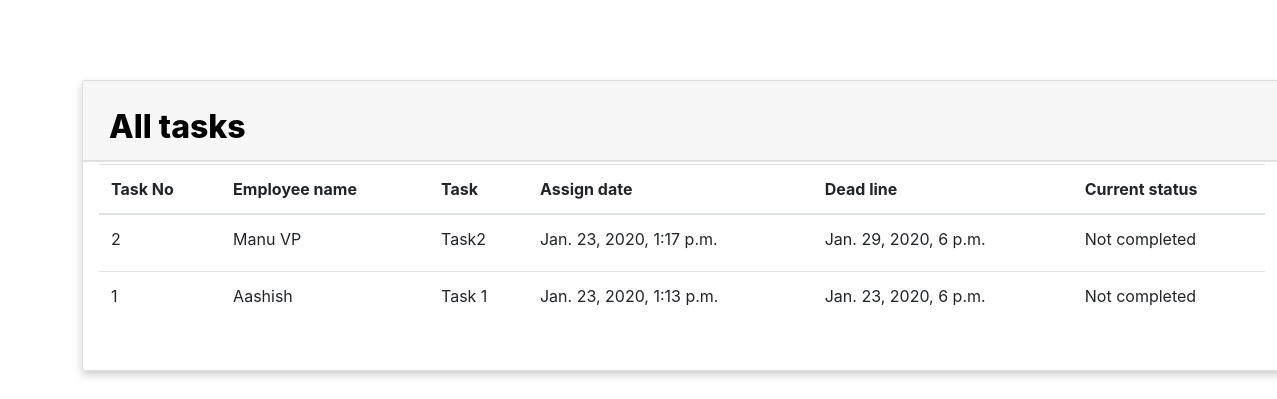
Screenshot of /alltasks/ (signed in) with the database file from the repository.
### Task_app_1/models.py (models this page shows)
class Task_data(models.Model):
    employee_name = models.CharField(max_length=50)
    task = models.CharField(max_length=500)
    deadline = models.DateTimeField()
    task_assign_time=models.DateTimeField(default=timezone.now,editable=False)
    status = models.CharField(max_length=50,default='Not completed')

### api/views.py (the view)
# urls.py: path('alltasks/', AllTasks.as_view()),
class AllTasks(APIView):
    renderer_classes = [TemplateHTMLRenderer]
    template_name = 'tasks.html'
    def get(self, request):
        queryset = Task_data.objects.raw("select * from Task_app_1_task_data order by id  desc ")
        return Response({'data': queryset})

### api/templates/tasks.html (shortened to what this page needs)
{% load static %}
{% load rest_framework %}
<!DOCTYPE html>
<html>
<head>
    <link rel="stylesheet" href="{% static 'My_tasks/bootstrap/css/bootstrap.min.css' %}">
    <link rel="stylesheet" href="{% static 'My_tasks/css/Card-1.css'%}">
    <link rel="stylesheet" href="{% static 'My_tasks/css/Card.css'%}">
    <link rel="stylesheet" href="{% static 'My_tasks/css/styles.css'%}">
</head>
<body>
    <div class="row">
        <div class="col">
            <div class="container" style="margin-top: 60px;max-width: 100%;margin-left: 47px;">
                <div class="row" style="/*text-align: center;*/">
                    <div class="col-sm-8 col-md-6 offset-sm-2 offset-md-3" style="margin-left: 50px;max-width: 100%;width: 1800px;margin: 20px;">
                        <div class="card" style="max-width: 100%;width: 1200px;">
                            <div class="card-header">
                                <div class="row">
                                    <div class="col"><label class="col-form-label" style="padding-top: 20px;padding-left: 10px;color: rgb(0,0,0);font-size: xx-large;font-weight: 800;">All tasks</label></div>
                                </div>
                            </div>
                            <div class="card-footer" style="background: white;">
                                <div class="table-responsive" style="border-top: none;">
                                    <table class="table">
                                        <thead style="border: none;">
                                            <tr style="border: none;">
                                                <th>Task No</th>
                                                <th>Employee name</th>
                                                <th>Task</th>
                                                <th>Assign date</th>
                                                <th>Dead line</th>
                                                <th>Current status</th>
                                            </tr>
                                        </thead>
                                        <tbody>
                                        {% for item in data %}
                                            <tr>
                                                <td>{{ item.id}}</td>
                                                <td>{{item.employee_name}}</td>
                                                <td>{{item.task}}</td>
                                                <td><label>{{item.task_assign_time}}</label></td>
                                                <td><label>{{item.deadline}}</label></td>
                                                <td><label>{{item.status}}</label></td>
                                            </tr>
                                        {% endfor %}
                                        </tbody>
                                    </table>
                                </div><br>
                            </div>
                        </div>
                    </div>
                </div>
            </div>
        </div>
    </div>
</body>
</html>

### Task_app_1/static/My_tasks/css/Card-1.css (style rules this page uses)
.card { box-shadow: 0 4px 8px 0 rgba(0,0,0,0.2); transition: 0.3s; min-height: 150px; max-width: 100%; }
.card-content, .card-header, .card-footer { padding: 2px 16px; }
.card-footer { border-top: rgba(0,0,0,0.1) solid 1px; }
.card-header { border-bottom: rgba(0,0,0,0.1) solid 1px; }

### Task_app_1/static/My_tasks/css/Card.css (style rules this page uses)
.card { box-shadow: 0 4px 8px 0 rgba(0,0,0,0.2); transition: 0.3s; min-height: 150px; max-width: 100%; }
.card-content, .card-header, .card-footer { padding: 2px 16px; }
.card-footer { border-top: rgba(0,0,0,0.1) solid 1px; }
.card-header { border-bottom: rgba(0,0,0,0.1) solid 1px; }

### rows the page displays
Task_data: id "2", employee_name "Manu VP", task "Task2", task_assign_time "Jan. 23, 2020, 1:17 p.m.", deadline "Jan. 29, 2020, 6 p.m.", status "Not completed"
Task_data: id "1", employee_name "Aashish", task "Task 1", task_assign_time "Jan. 23, 2020, 1:13 p.m.", deadline "Jan. 23, 2020, 6 p.m.", status "Not completed"
